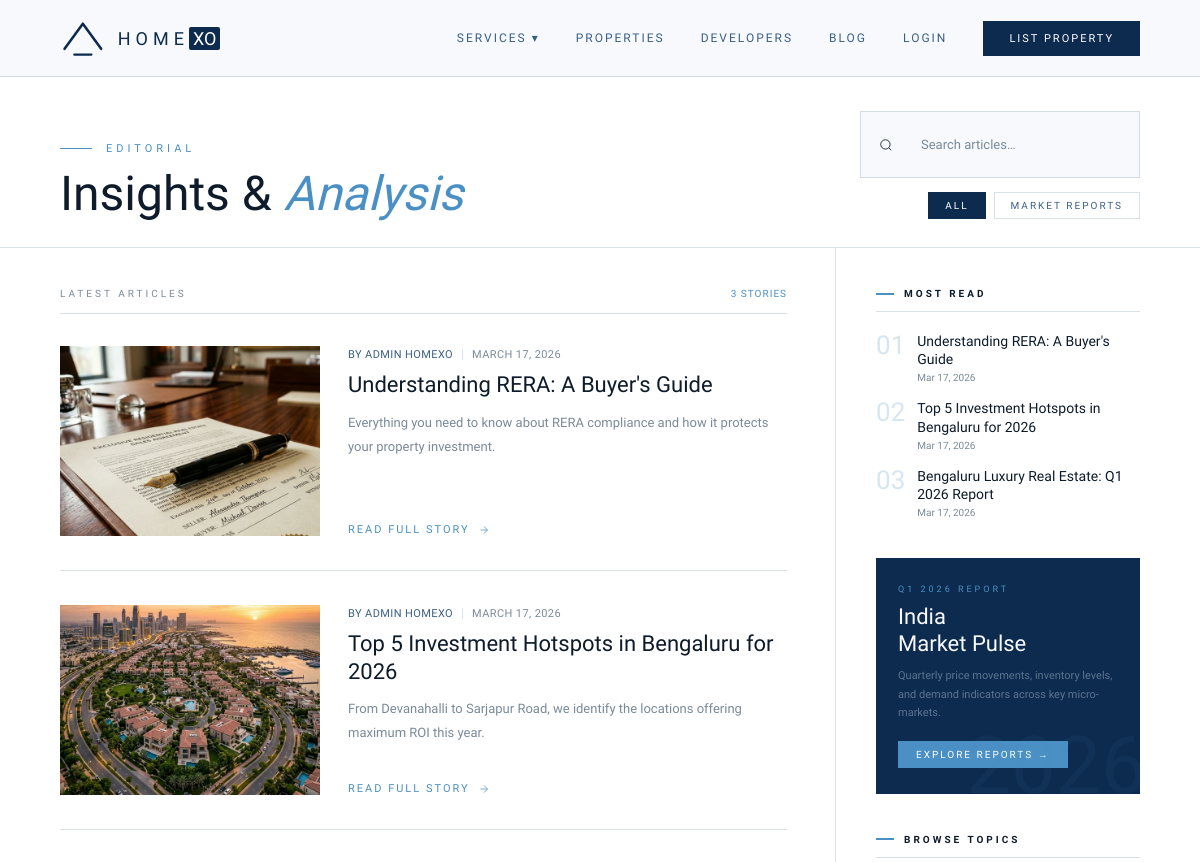
/blog/ (upper part), run on an earlier commit of the app's database.
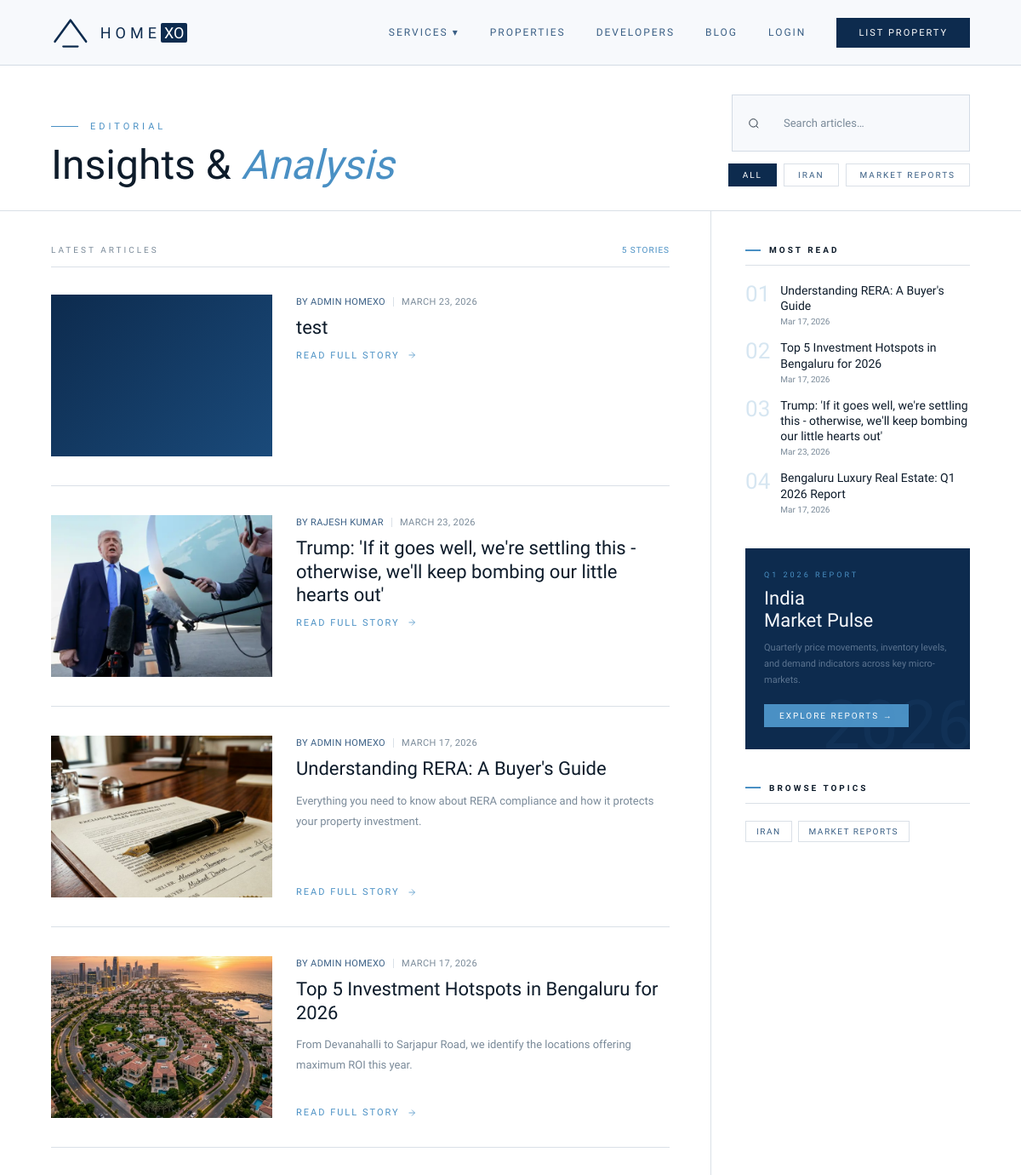
And on a later commit of the database.
### blog/models.py (models this page shows, shortened)
class Category(models.Model):
    name = models.CharField(max_length=80, unique=True)
    slug = models.SlugField(unique=True, blank=True)
    color = models.CharField(max_length=20, default='#4A90C4',
                             help_text='Hex color for tag badge')
    class Meta:
        verbose_name_plural = 'Categories'
        ordering = ['name']

class Post(models.Model):
    class Status(models.TextChoices):
        DRAFT     = 'draft',     'Draft'
        PUBLISHED = 'published', 'Published'
    author      = models.ForeignKey(settings.AUTH_USER_MODEL, on_delete=models.SET_NULL,
                                    null=True, related_name='blog_posts')
    categories  = models.ManyToManyField(Category, blank=True, related_name='posts')
    title       = models.CharField(max_length=220)
    slug        = models.SlugField(max_length=240, unique=True, blank=True)
    excerpt     = models.TextField(max_length=300, blank=True)
    body        = models.TextField()
    cover_image    = models.ImageField(upload_to='blog/covers/', blank=True, null=True)
    key_takeaways  = models.TextField(
        blank=True,
        help_text='One takeaway per line. Displayed as a bullet list at the start of the article.'
    )
    status      = models.CharField(max_length=15, choices=Status.choices, default=Status.DRAFT)
    is_featured = models.BooleanField(default=False)
    views_count = models.PositiveIntegerField(default=0, editable=False)
    published_at = models.DateTimeField(null=True, blank=True)
    created_at  = models.DateTimeField(auto_now_add=True)
    updated_at  = models.DateTimeField(auto_now=True)
    class Meta:
        verbose_name = 'Post'
        verbose_name_plural = 'Posts'
        ordering = ['-published_at', '-created_at']
    def get_absolute_url(self):
        return reverse('blog:detail', kwargs={'slug': self.slug})

### accounts/models.py (models this page shows, shortened)
class User(AbstractBaseUser, PermissionsMixin):
    class Role(models.TextChoices):
        BUYER            = 'buyer',            'Buyer'
        SELLER           = 'seller',           'Seller'
        AGENT            = 'agent',            'Agent'
        ADMIN            = 'admin',            'Admin'
        LEGAL_ADMIN      = 'legal_admin',      'Legal Admin'
        ADVOCATE         = 'advocate',         'Advocate'
        CUSTOMER_SUPPORT = 'customer_support', 'Customer Support'
    email        = models.EmailField(unique=True, db_index=True)
    first_name   = models.CharField(max_length=80)
    last_name    = models.CharField(max_length=80)
    phone        = models.CharField(max_length=20, blank=True, null=True, unique=True, db_index=True)
    role         = models.CharField(max_length=20, choices=Role.choices, default=Role.BUYER)
    avatar       = models.ImageField(upload_to='avatars/', blank=True, null=True)
    is_verified  = models.BooleanField(default=False)
    is_active    = models.BooleanField(default=True)
    is_staff     = models.BooleanField(default=False)
    date_joined  = models.DateTimeField(default=timezone.now)
    profile_complete = models.BooleanField(default=True)
    preferred_city          = models.CharField(max_length=100, blank=True)
    preferred_listing_type  = models.CharField(max_length=20, blank=True)
    preferred_property_type = models.CharField(max_length=20, blank=True)
    preferred_bhk           = models.CharField(max_length=10, blank=True)
    address                 = models.TextField(blank=True, null=True)
    bar_number              = models.CharField(max_length=50, blank=True)
    bar_council_certificate = models.ImageField(upload_to='advocate_docs/bar/', blank=True, null=True)
    aadhaar_image           = models.ImageField(upload_to='advocate_docs/aadhaar/', blank=True, null=True)
    address_proof_image     = models.ImageField(upload_to='advocate_docs/address/', blank=True, null=True)
    is_approved_advocate    = models.BooleanField(default=False)
    objects = UserManager()
    USERNAME_FIELD  = 'email'
    REQUIRED_FIELDS = ['first_name', 'last_name']
    class Meta:
        verbose_name        = 'User'
        verbose_name_plural = 'Users'
        ordering            = ['-date_joined']
    def get_full_name(self):
        return f'{self.first_name} {self.last_name}'.strip()

### blog/views.py (the view)
# urls.py: path('',                    views.post_list,   name='list'),
def post_list(request):
    posts = Post.objects.filter(status='published').select_related('author').prefetch_related('categories')
    category_slug = request.GET.get('category', '').strip()
    query = request.GET.get('q', '').strip()
    if category_slug:
        posts = posts.filter(categories__slug=category_slug).distinct()
    if query:
        posts = posts.filter(title__icontains=query)
    paginator = Paginator(posts, 8)
    page_obj = paginator.get_page(request.GET.get('page'))
    categories = Category.objects.all()
    popular_posts = Post.objects.filter(status='published').prefetch_related('categories').order_by('-views_count')[:4]
    return render(request, 'blog/list.html', {
        'posts': page_obj,
        'categories': categories,
        'popular_posts': popular_posts,
        'category_slug': category_slug,
        'query': query,
    })

### pages/context_processors.py (called while the page is built, shortened)
def global_context(request):
    wishlist_count = 0
    wishlist_ids = []
    return {
        'SITE_NAME':      'HOMEXO',
        'SITE_TAGLINE':   'Luxury Real Estate',
        'LISTING_TYPES':  Property.ListingType.choices,
        'wishlist_count': wishlist_count,
        'wishlist_ids':   wishlist_ids,
    }

### templates/blog/list.html (shortened to what this page needs)
{% extends 'base.html' %}
{% load static %}
{% block content %}
<div class="bl-header">
  <div>
    <div class="bl-eyebrow">Editorial</div>
    <h1 class="bl-title">Insights &amp; <em>Analysis</em></h1>
  </div>
  <div class="bl-header-right">
    <form method="GET" action="{% url 'blog:list' %}" class="bl-search">
      <svg width="14" height="14" viewBox="0 0 24 24" fill="none" stroke="currentColor" stroke-width="1.5"><circle cx="11" cy="11" r="8"/><path d="M21 21l-4.35-4.35"/></svg>
      <input type="text" name="q" value="{{ query }}" placeholder="Search articles…">
    </form>
    <div class="bl-cat-pills">
      <a href="{% url 'blog:list' %}{% if query %}?q={{ query }}{% endif %}"
         class="bl-pill{% if not category_slug %} active{% endif %}">All</a>
      {% for cat in categories %}
      <a href="?category={{ cat.slug }}{% if query %}&q={{ query }}{% endif %}"
         class="bl-pill{% if category_slug == cat.slug %} active{% endif %}">{{ cat.name }}</a>
      {% endfor %}
    </div>
  </div>
</div>
<div class="bl-layout">
  <div class="bl-list">
    <div class="bl-section-label">
      <span>
        {% if category_slug %}{{ category_slug|title }}
        {% elif query %}Search: &ldquo;{{ query }}&rdquo;
        {% else %}Latest Articles{% endif %}
      </span>
      <span class="bl-count">{{ posts.paginator.count }} stor{{ posts.paginator.count|pluralize:"y,ies" }}</span>
    </div>
    {% for post in posts %}
    <a href="{{ post.get_absolute_url }}" class="bl-row">
      <div class="bl-thumb">
        {% if post.cover_image %}
        <img src="{{ post.cover_image.url }}" alt="{{ post.title }}" loading="lazy">
        {% endif %}
      </div>
      <div class="bl-body">
        <div class="bl-byline">
          {% if post.author %}<strong>By {{ post.author.get_full_name|default:post.author.email }}</strong>{% endif %}
          {% if post.published_at %}{{ post.published_at|date:"F j, Y" }}{% else %}{{ post.created_at|date:"F j, Y" }}{% endif %}
        </div>
        <h2 class="bl-post-title">{{ post.title }}</h2>
        {% if post.excerpt %}<p class="bl-excerpt">{{ post.excerpt }}</p>{% endif %}
        <span class="bl-read">Read Full Story
          <svg width="12" height="12" viewBox="0 0 24 24" fill="none" stroke="currentColor" stroke-width="1.5"><line x1="5" y1="12" x2="19" y2="12"/><polyline points="12 5 19 12 12 19"/></svg>
        </span>
      </div>
    </a>
    {% endfor %}
  </div>
  <aside class="bl-sidebar">
    {% if popular_posts %}
    <div class="bl-widget">
      <h4 class="bl-widget-title">Most Read</h4>
      <div class="bl-popular">
        {% for p in popular_posts %}
        <a href="{{ p.get_absolute_url }}" class="bl-pop-item">
          <span class="bl-pop-num">0{{ forloop.counter }}</span>
          <div>
            <div class="bl-pop-title">{{ p.title }}</div>
            <div class="bl-pop-date">{% if p.published_at %}{{ p.published_at|date:"M j, Y" }}{% endif %}</div>
          </div>
        </a>
        {% endfor %}
      </div>
    </div>
    {% endif %}
    <div class="bl-widget">
      <div class="bl-promo">
        <div class="bl-promo-eye">Q1 2026 Report</div>
        <h4 class="bl-promo-title">India<br>Market Pulse</h4>
        <p class="bl-promo-desc">Quarterly price movements, inventory levels, and demand indicators across key micro-markets.</p>
        <a href="{% url 'blog:list' %}" class="bl-promo-btn">Explore Reports →</a>
      </div>
    </div>
    {% if categories %}
    <div class="bl-widget">
      <h4 class="bl-widget-title">Browse Topics</h4>
      <div class="bl-tags">
        {% for cat in categories %}
        <a href="?category={{ cat.slug }}"
           class="bl-tag{% if category_slug == cat.slug %} active{% endif %}">{{ cat.name }}</a>
        {% endfor %}
      </div>
    </div>
    {% endif %}
  </aside>
</div>
{% endblock %}

What changed in the data, as far as the page shows it:
added Category: name "IRAN"
now on one of the page's lists (row unchanged): Category: name "MARKET REPORTS"
added Post: author.get_full_name "ADMIN HOMEXO", published_at "MARCH 23, 2026", title "test"
added Post: cover_image (picture), author.get_full_name "RAJESH KUMAR", published_at "MARCH 23, 2026", title "Trump: 'If it goes well, we're settling this - otherwise, we'll keep bombing our little hearts out'", published_at "Mar 23, 2026"
Also different on the page:
{{ posts.paginator.count }}: "3" → "5"
